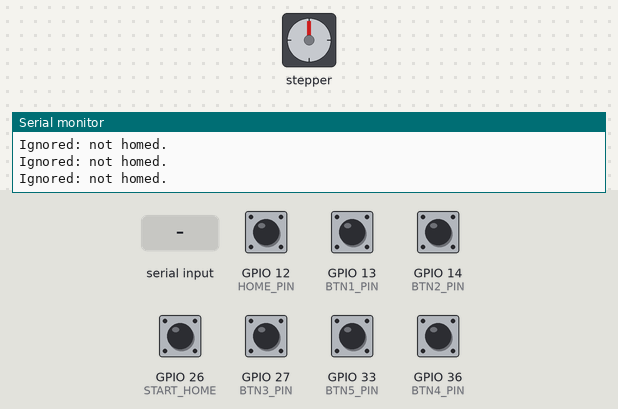
This sketch was run on a simulated ESP32. Shown: stepper motor, the last lines printed to the serial monitor. Wiring (inferred from the names in the program): stepper motor driver (200 steps per turn assumed): step GPIO 17; direction GPIO 16; enable GPIO 18. The inputs (shaded band) are chosen by the test bench; at power-on: GPIO 12 (HOME_PIN), GPIO 13 (BTN1_PIN), GPIO 14 (BTN2_PIN), GPIO 26 (START_HOME), GPIO 27 (BTN3_PIN), GPIO 33 (BTN5_PIN) HIGH, GPIO 36 (BTN4_PIN) LOW.

Above: at 1.4 s.
1.5 s: GPIO 26 (START_HOME) pulled LOW for 0.15 s
At 2.0 s:
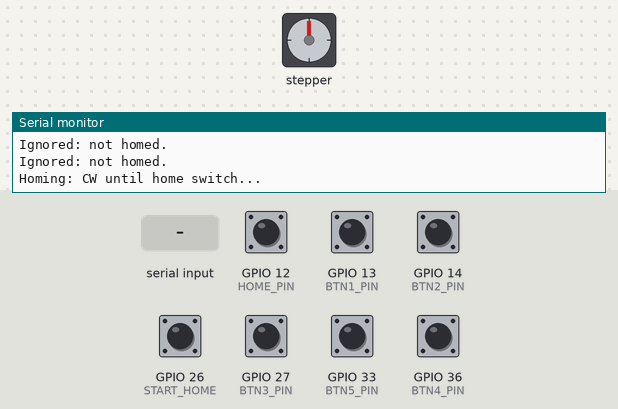
4.6 s: GPIO 12 (HOME_PIN) pulled LOW for 0.15 s
7.7 s: GPIO 13 (BTN1_PIN) pulled LOW for 1 s
11.7 s: "1\n" received over Serial
14.7 s: GPIO 14 (BTN2_PIN) pulled LOW for 0.15 s
At 15.6 s:
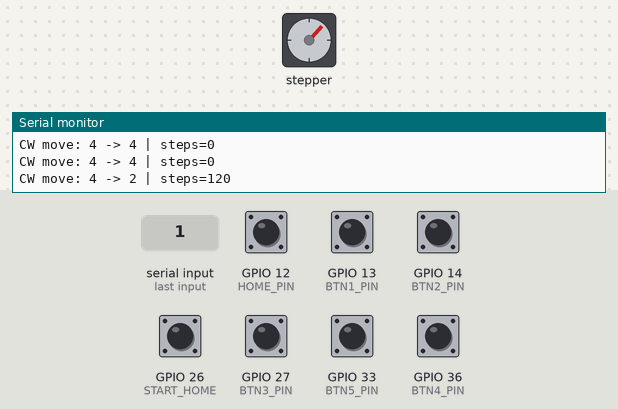
17.8 s: GPIO 36 (BTN4_PIN) pulled HIGH for 1 s
At 19.4 s:
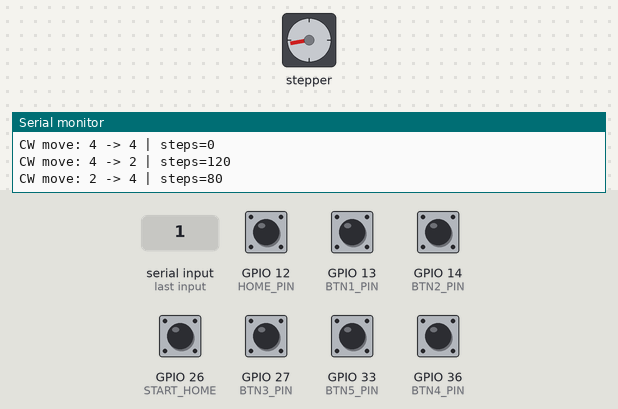
Timing chart, 0 to 22.7 s (numbered marks = the images above; inputs shaded):
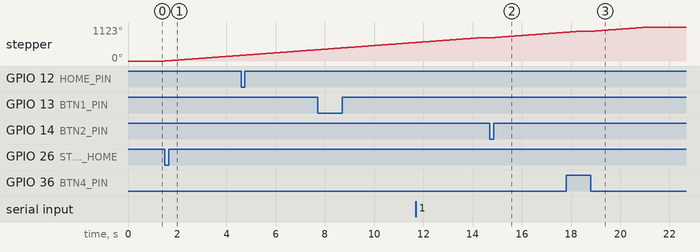

The sketch:

Stepper_motor_single_rotation.ino
```cpp
// ESP32 + A4988 – Simple 5-Position Indexer (Always CW) with Adjustable Home Offset
// Half-step is set in hardware (MS1=HIGH, MS2=LOW, MS3=LOW) if you want 400 steps/rev.
// EN=D18, STEP=D17, DIR=D16
// HOME switch=D12 (active-LOW to GND, INPUT_PULLUP)
// START HOMING button=D26 (active-LOW to GND, INPUT_PULLUP)
// Position buttons: 1=D13, 2=D14, 3=D27, 4=GPIO36(VP, ext pull-up), 5=D33
//
// Serial: type a signed number in degrees (e.g., "2.0" or "-1.5") + Enter to set HOME OFFSET.
// The offset is applied after the home switch triggers to fine-align position 1 at the exit.

#define EN_PIN      18
#define STEP_PIN    17
#define DIR_PIN     16
#define HOME_PIN    12
#define START_HOME  26

#define BTN1_PIN    13
#define BTN2_PIN    14
#define BTN3_PIN    27
#define BTN4_PIN    36   // VP/GPIO36: input-only, needs external 10k to 3.3V, button to GND
#define BTN5_PIN    33

// ---- Motion/config (your requested starting constants) ----
const int steps_per_rev = 200;     // If using half-step in hardware, set this to 400
const int step_us       = 15000;   // Pulse HIGH and LOW time (µs). Same speed for everything.

const int POSITIONS       = 5;
const int steps_per_index = steps_per_rev / POSITIONS; // 40 if 200/rev; 80 if 400/rev

// ---- Debounce ----
const uint32_t DEBOUNCE_MS = 30;

// ---- State ----
bool  homed = false;
int   current_index = 1;
float home_offset_deg = 0.0f;      // adjustable via Serial
bool  apply_home_offset_now = false; // optional: apply immediately if already homed

// ---- Serial input buffer ----
char inbuf[24];
int  inlen = 0;

// ---- Helpers ----
inline bool home_active() { return digitalRead(HOME_PIN) == LOW; } // active-LOW

inline void set_enabled(bool on) {
  digitalWrite(EN_PIN, on ? LOW : HIGH); // LOW = enabled on A4988/DRV8825
}

inline void set_dir_cw()  { digitalWrite(DIR_PIN, HIGH); }
inline void set_dir_ccw() { digitalWrite(DIR_PIN, LOW);  }

inline void step_once() {
  digitalWrite(STEP_PIN, HIGH);
  delayMicroseconds(step_us);
  digitalWrite(STEP_PIN, LOW);
  delayMicroseconds(step_us);
}

void step_cw(long n) {
  if (n <= 0) return;
  set_dir_cw();
  for (long i = 0; i < n; i++) {
    step_once();
    if ((i & 0xFF) == 0) yield();
  }
}

void step_ccw(long n) {
  if (n <= 0) return;
  set_dir_ccw();
  for (long i = 0; i < n; i++) {
    step_once();
    if ((i & 0xFF) == 0) yield();
  }
}

inline long deg_to_steps(float deg) {
  // Positive deg = CW steps, negative deg = CCW steps
  double steps = (deg / 360.0) * (double)steps_per_rev;
  if (steps >= 0) return (long)(steps + 0.5);
  else            return (long)(steps - 0.5);
}

bool pressed_now(uint8_t pin, uint32_t &last_ts) {
  const bool low = (digitalRead(pin) == LOW);
  uint32_t t = millis();
  if (low && (t - last_ts) > DEBOUNCE_MS) { last_ts = t; return true; }
  return false;
}

void apply_home_offset_steps(long off_steps) {
  if (off_steps > 0) {
    Serial.print("Apply CW home offset steps: "); Serial.println(off_steps);
    step_cw(off_steps);
  } else if (off_steps < 0) {
    long ccw = -off_steps;
    Serial.print("Apply CCW home offset steps: "); Serial.println(ccw);
    step_ccw(ccw);
  } else {
    Serial.println("Home offset: 0 steps");
  }
}

void do_homing() {
  Serial.print("Homing: CW until home switch... ");
  set_dir_cw();
  while (!home_active()) step_once();
  Serial.println("detected.");

  long off = deg_to_steps(home_offset_deg);
  apply_home_offset_steps(off);

  current_index = 1; // define this aligned point as logical index 1
  homed = true;

  Serial.print("Homing complete. Index = 1, home_offset_deg = ");
  Serial.print(home_offset_deg, 3);
  Serial.print(" (");
  Serial.print(off);
  Serial.println(" steps)");
  Serial.println("Press 1..5 to index compartments (always CW).");
}

void move_to_index_cw(int target_index) {
  if (!homed) { Serial.println("Ignored: not homed."); return; }
  if (target_index < 1 || target_index > POSITIONS) return;

  int forward_slots = target_index - current_index;
  if (forward_slots < 0) forward_slots += POSITIONS;

  long steps = (long)forward_slots * (long)steps_per_index;

  Serial.print("CW move: "); Serial.print(current_index);
  Serial.print(" -> ");     Serial.print(target_index);
  Serial.print(" | steps=");Serial.println(steps);

  step_cw(steps);
  current_index = target_index;

  if (apply_home_offset_now && target_index == 1 && home_offset_deg != 0.0f) {
    // Optional: if you tweak offset after homing, you can apply it the next time you revisit index 1
    long off = deg_to_steps(home_offset_deg);
    apply_home_offset_steps(off);
    Serial.println("Applied updated home offset at index 1.");
  }
}

// --- Serial parsing (offset in degrees) ---
void try_parse_home_offset_deg() {
  inbuf[inlen] = '\0';
  char *endp = nullptr;
  double v = strtod(inbuf, &endp);

  if (endp != inbuf) {
    // Accept a reasonable tuning window, e.g., ±30°
    if (v >= -30.0 && v <= 30.0) {
      home_offset_deg = (float)v;
      Serial.print("home_offset_deg set to "); Serial.print(home_offset_deg, 3);
      Serial.print(" deg ("); Serial.print(deg_to_steps(home_offset_deg));
      Serial.println(" steps).");
      if (homed) {
        Serial.println("Note: offset takes effect on next homing. "
                       "Set apply_home_offset_now=true in code to apply when returning to index 1.");
      }
    } else {
      Serial.println("Invalid offset. Enter a value in degrees between -30.0 and +30.0.");
    }
  } else {
    Serial.println("Parse error. Enter a number like 2.0 or -1.5");
  }
  inlen = 0;
}

void poll_serial() {
  while (Serial.available()) {
    char c = Serial.read();
    if (c == '\r') continue;
    if (c == '\n') { try_parse_home_offset_deg(); }
    else if (inlen < (int)sizeof(inbuf)-1) { inbuf[inlen++] = c; }
  }
}

void setup() {
  Serial.begin(115200);
  delay(200);
  Serial.println("=== Simple 5-Position Indexer (Always CW) – Adjustable Home Offset ===");
  Serial.println("Type a signed number (degrees) and press Enter to set home offset (e.g., 2.0 or -1.5).");
  Serial.println("Hold START (D26) to home; press 1..5 to index after homing.");

  pinMode(EN_PIN, OUTPUT);
  pinMode(STEP_PIN, OUTPUT);
  pinMode(DIR_PIN, OUTPUT);
  pinMode(HOME_PIN, INPUT_PULLUP);
  pinMode(START_HOME, INPUT_PULLUP);

  pinMode(BTN1_PIN, INPUT_PULLUP);
  pinMode(BTN2_PIN, INPUT_PULLUP);
  pinMode(BTN3_PIN, INPUT_PULLUP);
  pinMode(BTN5_PIN, INPUT_PULLUP);
  pinMode(BTN4_PIN, INPUT); // VP requires external pull-up

  digitalWrite(STEP_PIN, LOW);
  set_enabled(true);

  Serial.print("steps_per_rev="); Serial.print(steps_per_rev);
  Serial.print(", steps_per_index="); Serial.println(steps_per_index);
  Serial.print("Initial home_offset_deg="); Serial.println(home_offset_deg, 3);
}

void loop() {
  static uint32_t ts_home=0, ts1=0, ts2=0, ts3=0, ts4=0, ts5=0;

  poll_serial();

  if (pressed_now(START_HOME, ts_home)) do_homing();

  if (pressed_now(BTN1_PIN, ts1)) move_to_index_cw(1);
  if (pressed_now(BTN2_PIN, ts2)) move_to_index_cw(2);
  if (pressed_now(BTN3_PIN, ts3)) move_to_index_cw(3);
  if (pressed_now(BTN4_PIN, ts4)) move_to_index_cw(4);
  if (pressed_now(BTN5_PIN, ts5)) move_to_index_cw(5);
}
```

Measured:
- after the input at 1.5 s, stepper: keeps turning clockwise at about 60°/s, starting at once
- after the input at 14.7 s, stepper: keeps turning clockwise at about 60°/s, starting at once
